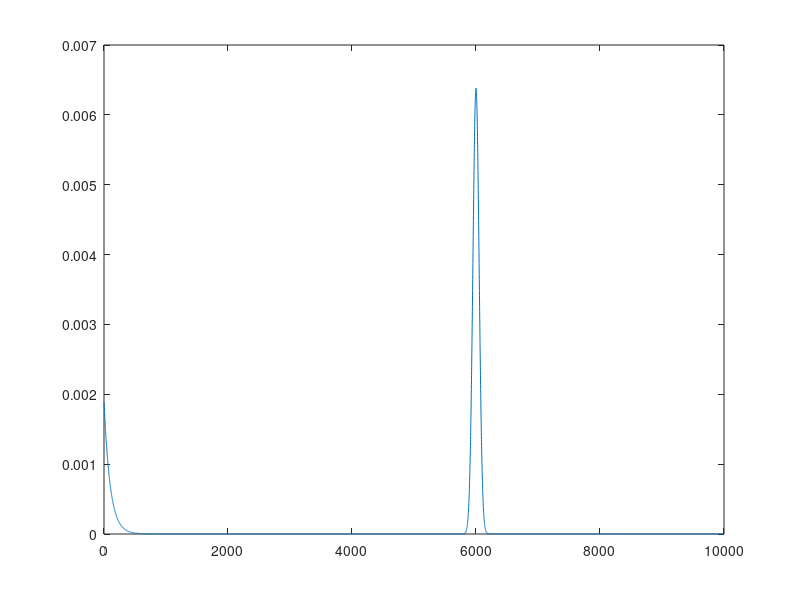

This chart was generated by the following MATLAB code:
function [ sensor_params ] = estimate_sensor_params()
%GET_SENSOR_PARAM Summary of this function goes here
%   estimate sensor model parameters from the data

% max_read = 500;
max_read = 10000;
fname = './log/robotdata3.log';
max_line = 81;
% max_degree = 18;

%% collect data (robotdata3.log)
% [sensor_data,~,~] = getSensorData(fname);
% R = [];
% for k = 1:max_line
%     d = sensor_data(k);
%     if strcmp(d.type,'L');
%         R = [R; d.laser_reading;];
%     end
% end
% 
% R = R - repmat(R(1,:),[size(R,1),1]);
% R = R(:);


% max_read_prob = 0.1;
% g_w = 0.8;
max_read_prob = 0.0;
g_w = 0.8;
% sigma = 5;
sigma = 50;
% hist(R)
% sigma = std(R)
lambda = 0.01;
u_w = 0.01;
e_w = 1-max_read_prob-g_w-u_w;

offset = u_w/max_read;



%%
sensor_params.max_read = max_read;
sensor_params.max_read_prob = max_read_prob;

sensor_params.sigma = sigma;
sensor_params.gaussian_weight = g_w;

sensor_params.lambda = lambda;
sensor_params.exponential_weight = e_w;

sensor_params.offset = offset;

x = 1:max_read;
y = zeros(size(x));
r = 0.6*max_read;

y = y + g_w*normpdf(x,r,sigma) + e_w*lambda*exp(-lambda*x) + offset;
y(max_read) = y(max_read)+max_read_prob;

plot(x,y);




end
